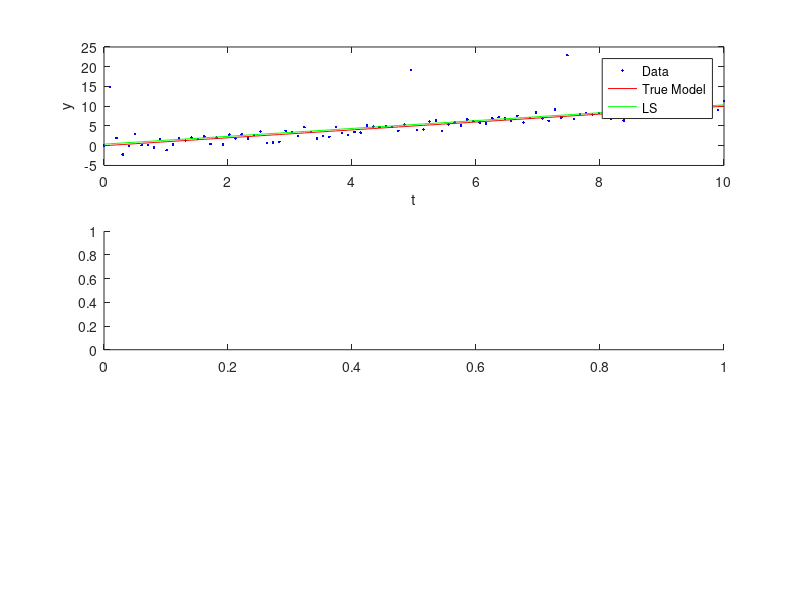

Write the MATLAB code that produced this figure. (Note: this script raises an error after producing the figure.)

clear; clc;
load('Problem1Data.mat');

%% First Part
data_length = length(t);
A = ones(data_length, 2);
b = y;

for i = 1:1:data_length
   A(i,1) = t(i);
end

H = A' * A;
g = -A' * b;
gamma = 0.5 * b' * b;

%% Second Part
x = quadprog(H, g);
model_y = x(1) .* t + x(2);

%% Third Part
figure(1);
clf;
subplot(3,1,1);
alpha = 1.0;
beta = 0.0;
plot(t, y, 'b.', t, alpha * t + beta, 'r', t, model_y, 'g');

legend('Data','True Model', 'LS')
xlabel('t')
ylabel('y')

%% Fourth Part

errors = y - model_y;
subplot(3,1,2);
h = histogram(errors, length(errors));
xlabel('error');
ylabel('amount');
%% Fifth Part

t_without_outliers = [];
y_without_outliers = [];
errors_without_outliers = [];
for i = 1:1:length(errors)
    if(errors(i) < 4)
        errors_without_outliers = [errors_without_outliers ; errors(i)];
        y_without_outliers = [y_without_outliers ; y(i)];
        t_without_outliers = [t_without_outliers ; t(i)];
    end
end

data_length = length(t_without_outliers);
A = ones(data_length, 2);
b = y_without_outliers;

for i = 1:1:data_length
   A(i,1) = t_without_outliers(i);
end

H = A' * A;
g = -A' * b;
gamma = 0.5 * b' * b;
x = quadprog(H, g);
model_y = x(1) .* t_without_outliers + x(2);
errors = y_without_outliers - model_y;
subplot(3,1,3);
h = histogram(errors, length(errors));
xlabel('error');
ylabel('amount');
% subplot(3,1,1);
% hold on;
% plot(t_without_outliers, model_y, 'r');
% hold off;

%% Sixth Part
m = length(t_without_outliers);
n = 2;
sd_of_noise = sum(errors.^ 2) / (m - n);

F = A'*A;
covariance_matrix = sd_of_noise * F^(-1);

sd_of_parameters = sqrt(diag(covariance_matrix));

alpha = 0.05;
parameters_interval = tinv(alpha/2, m-n) * sqrt(sd_of_noise) * sqrt(diag(F^(-1)));

predictions_interval = tinv(alpha/2, m-n) * sqrt(sd_of_noise) * sqrt(diag(A * F^(-1) * A'));
